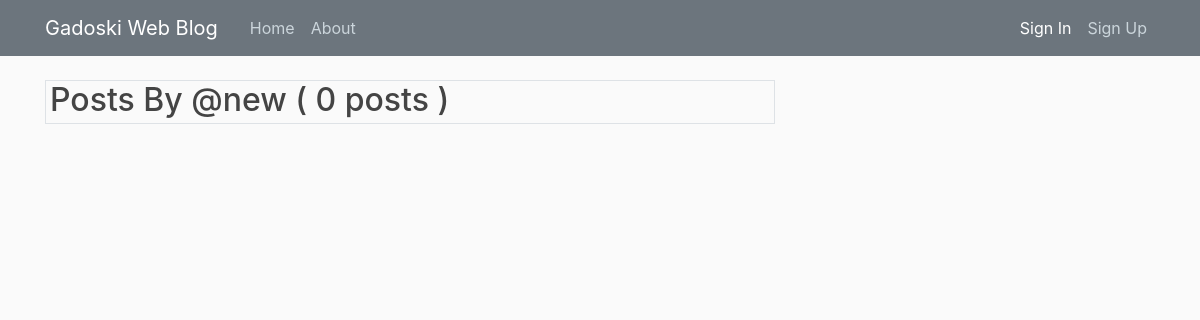
Before: /user/new with the older database file.
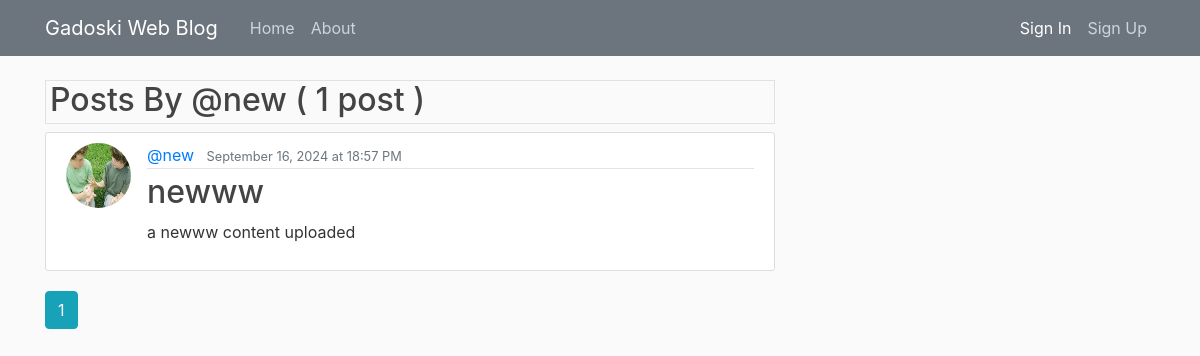
After: the same page with the newer database file.
### flaskblog/models.py (models this page shows, shortened)
class Post(db.Model):
    id = db.Column(db.Integer, primary_key=True)
    title = db.Column(db.String(100), nullable=False)
    date_posted = db.Column(db.DateTime, nullable=False, default=datetime.utcnow)
    content = db.Column(db.Text, nullable=False)
    user_id = db.Column(db.Integer, db.ForeignKey('user.id'), nullable=False)

class User(db.Model, UserMixin):
    id = db.Column(db.Integer, primary_key=True)
    username = db.Column(db.String(22), unique=True, nullable=False)
    email = db.Column(db.String(120), unique=True, nullable=False)
    profile_image = db.Column(db.String(120), nullable=False, default='static/images/default.jpg')
    password = db.Column(db.String(120), nullable=False)
    posts = db.relationship('Post', backref='author', lazy=True)

### flaskblog/users/routes.py (the view)
@users.route('/user/<string:username>')
def userPosts(username):
    page = request.args.get('page', 1, type=int)
    user = User.query.filter_by(username=username).first_or_404()
    posts = Post.query.filter_by(author=user).order_by(Post.date_posted.desc()).paginate(page=page, per_page=3)
    return render_template('userPosts.html', posts = posts, user=user)

### flaskblog/templates/userPosts.html
{% extends "layout.html" %}
{% block data %}
  <h2 class="border border-2 border-gray mb-2 pl-1 pb-1">
    Posts By @{{ user.username }} (
    {{ posts.total }} {{ "post" if posts.total == 1 else "posts" }}
    )
  </h2>
{% for post in posts.items %}
<article class="media content-section">
  <img
    class="rounded-circle article-img"
    src="{{ url_for('static', filename='images/' + post.author.profile_image) }}"
    alt="Profile Picture"
  />
  <div class="media-body">
    <div class="article-metadata">
      <a class="mr-2" href="{{ url_for('users.userPosts', username=post.author.username) }}">@{{ post.author.username }}</a>
      <small class="text-secondary"
        >{{ post.date_posted.strftime('%B %d, %Y at %H:%M %p')
        }}</small
      >
    </div>
    <h2>
      <a class="article-title" href="{{ url_for('posts.post', post_id=post.id) }}"
        >{{ post.title }}</a
      >
    </h2>
    <p class="article-content">{{ post.content }}</p>
  </div>
</article>
{% endfor %}
{% for page_num in posts.iter_pages(left_edge=1, right_edge=1, left_current=2, right_current=2) %}
  {% if page_num %}
    {% if posts.page == page_num %}
      <a class="btn btn-info mb-4" href="{{ url_for('users.userPosts', username=user.username, page=page_num) }}">{{ page_num }}</a>
    {% else %}
      <a class="btn btn-outline-info mb-4" href="{{ url_for('users.userPosts', username=user.username, page=page_num) }}">{{ page_num }}</a>
    {% endif %}
  {% else %}
    ...
  {% endif %}
{% endfor %}
{% endblock data %}

Changed rows visible on the page:
added Post: profile_image (picture), author.username "new", date_posted "September 16, 2024 at 18:57 PM", title "newww", content "a newww content uploaded"
Other visible differences:
{{ posts.total }}: "0" → "1"
{{ "post" if posts.total == 1 else "posts" }}: "posts" → "post"
new list line: "1"
